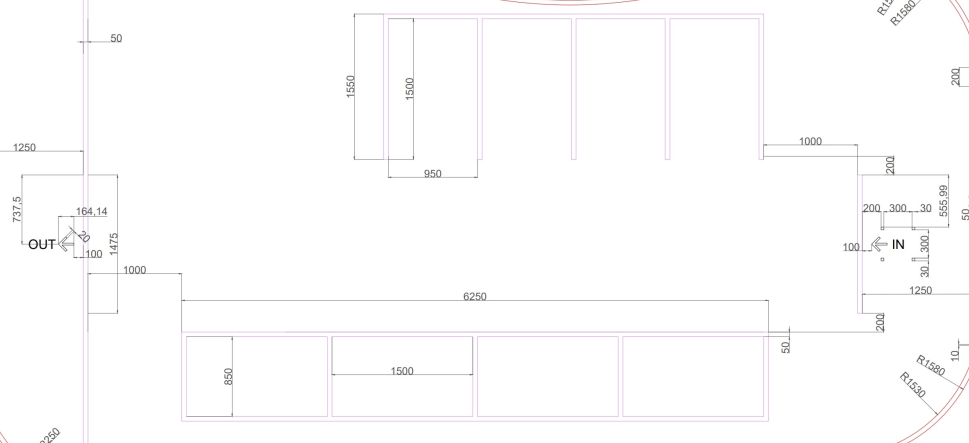
#> input picture convenient/parking_map/map_image.png, 969 x 443 px
$ python make_parking_map.py map_image.png out.png
#> lines starting #> are read from the running program, lines starting #| are printed output that depends on the picture; after the words box and inside, x2 and y2 are one past the last pixel; in counts of white or black regions, pixels touching at a corner belong together
#!/usr/bin/env python3
import os
import sys
import yaml
import math
import cv2
import numpy as np

WINDOW = "parking_map_builder"

STATE_ORIGIN = "origin"
STATE_SCALE_P1 = "scale_p1"
STATE_SCALE_P2 = "scale_p2"
STATE_LOT = "parking_lot"
STATE_IN_LINE_P1 = "in_line_p1"
STATE_IN_LINE_P2 = "in_line_p2"
STATE_SLOTS = "slots"
STATE_OUT_LINE_P1 = "out_line_p1"
STATE_OUT_LINE_P2 = "out_line_p2"

REQUIRED_SLOTS = 4


def dist(p1, p2):
    return float(np.hypot(p1[0] - p2[0], p1[1] - p2[1]))


# [33 lines left out: functions px_to_map, order_quad, quad_center, yaw_from_quad, not called in this run]


class Builder:
    def __init__(
        self,
        image_path: str,
        out_yaml: str = "parking_map.yaml",
        scale_mm: float = 1500.0,
        lot_w_mm: float = 4000.0,
        lot_h_mm: float = 1550.0,
        slot_w_mm: float = 1500.0,
        slot_h_mm: float = 950.0,
        top_margin_px: int = 180,
    ):
#> called with image_path = 'map_image.png', out_yaml = 'out.png', scale_mm = 1500, lot_w_mm = 4000, lot_h_mm = 1550, slot_w_mm = 1500, slot_h_mm = 950, top_margin_px = 180
        self.image_path = image_path
        self.out_yaml = out_yaml

        self.scale_mm = float(scale_mm)
        self.lot_w_mm = float(lot_w_mm)
        self.lot_h_mm = float(lot_h_mm)
        self.slot_w_mm = float(slot_w_mm)
        self.slot_h_mm = float(slot_h_mm)

        self.top_margin_px = int(top_margin_px)

        self.map_img0 = cv2.imread(image_path, cv2.IMREAD_COLOR)
#> self.map_img0 is the input picture: shape (443, 969, 3); mean B, G, R 253, 252.6, 253
        if self.map_img0 is None:
            raise FileNotFoundError(f"Cannot read image: {image_path}")

        self.reset_all()

    def reset_all(self):
        self.state = STATE_ORIGIN

        self.origin_uv = None

        self.scale_p1 = None
        self.scale_p2 = None
        self.m_per_px = None

        self.lot_pts_uv = []

        self.in_line_p1 = None
        self.in_line_p2 = None

        self.current_slot_pts = []
        self.slots = []
        self.slot_idx = 1

        self.out_line_p1 = None
        self.out_line_p2 = None

    def _make_canvas(self):
        h, w = self.map_img0.shape[:2]
#> h = 443; w = 969
        canvas = np.zeros((h + self.top_margin_px, w, 3), dtype=np.uint8)
        canvas[: self.top_margin_px, :] = (20, 20, 20)
        canvas[self.top_margin_px :, :] = self.map_img0
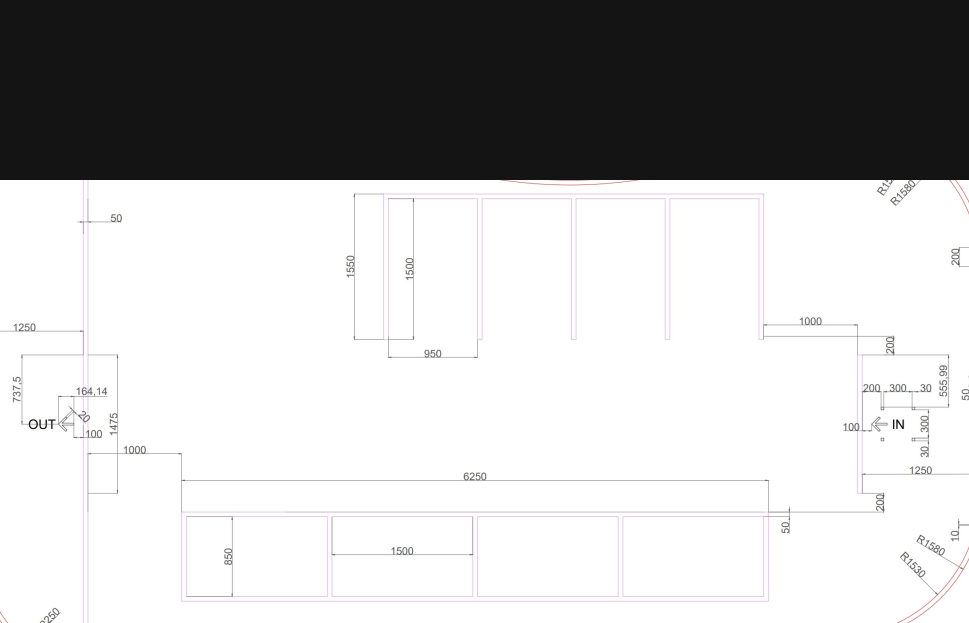
#> canvas: shape (623, 969, 3); mean B, G, R 185.7, 185.4, 185.7
        return canvas

    def _draw_text_in_margin(self, canvas, lines):
        x0 = 20
        y0 = 35
        dy = 28
        for i, line in enumerate(lines[:7]):
            y = y0 + i * dy
            cv2.putText(canvas, line, (x0, y), cv2.FONT_HERSHEY_SIMPLEX, 0.75, (30, 30, 30), 3, cv2.LINE_AA)
            cv2.putText(canvas, line, (x0, y), cv2.FONT_HERSHEY_SIMPLEX, 0.75, (240, 240, 240), 1, cv2.LINE_AA)
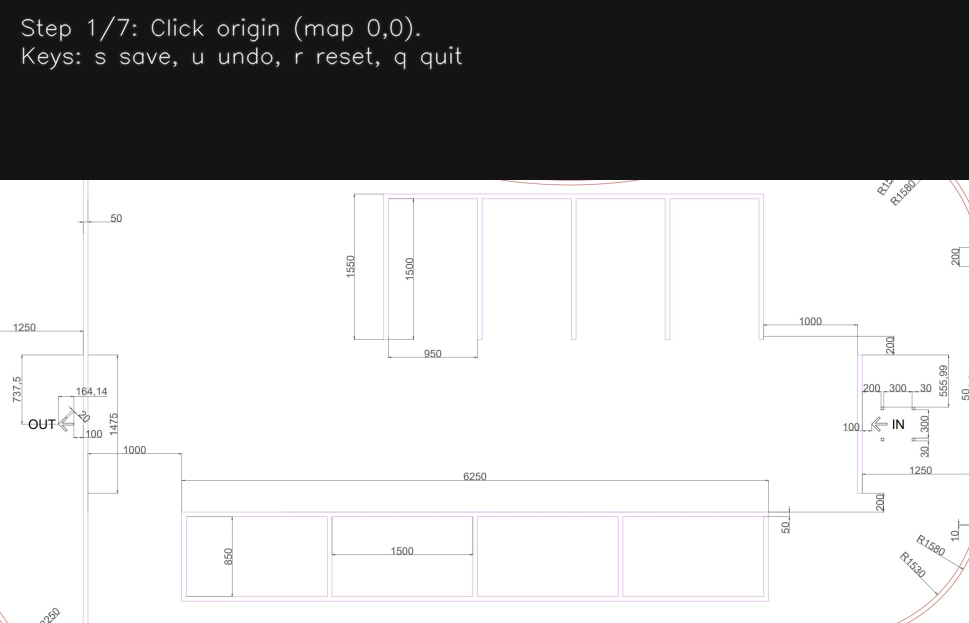
#> canvas: shape (623, 969, 3); 1.64% of pixels changed, all inside (x1, y1, x2, y2) = (20, 14, 464, 72)

    def _draw_point_uv(self, canvas, p_uv, color=(0, 255, 255), r=6):
        u, v = int(p_uv[0]), int(p_uv[1])
        cv2.circle(canvas, (u, v + self.top_margin_px), r, color, -1, cv2.LINE_AA)

    # [11 lines left out: functions _draw_line_uv, _draw_poly_uv, not called in this run]

    def _status_lines(self):
        lines = []
        if self.state == STATE_ORIGIN:
            lines.append("Step 1/7: Click origin (map 0,0).")
            lines.append("Keys: s save, u undo, r reset, q quit")
        elif self.state == STATE_SCALE_P1:
            lines.append(f"Step 2/7: Click scale point 1 for {int(self.scale_mm)}mm segment.")
            lines.append("Pick a segment labeled 1500mm.")
        elif self.state == STATE_SCALE_P2:
            lines.append("Step 2/7: Click scale point 2 (end of the same segment).")
        elif self.state == STATE_LOT:
            lines.append("Step 3/7: Click 4 corners of parking_lot.")
            lines.append(f"lot_size_mm: {int(self.lot_w_mm)} x {int(self.lot_h_mm)}")
        elif self.state == STATE_IN_LINE_P1:
            lines.append("Step 4/7: Click in_line point 1 (1500mm).")
        elif self.state == STATE_IN_LINE_P2:
            lines.append("Step 4/7: Click in_line point 2 (end).")
        elif self.state == STATE_SLOTS:
            remaining = REQUIRED_SLOTS - len(self.slots)
            lines.append(f"Step 5/7: Click 4 corners per slot. Need {remaining} more slot(s).")
            lines.append(f"slot_size_mm: {int(self.slot_w_mm)} x {int(self.slot_h_mm)}")
            lines.append("Keys: n cancel slot, u undo, r reset, s save")
        elif self.state == STATE_OUT_LINE_P1:
            lines.append("Step 6/7: Click out_line point 1 (1500mm).")
        elif self.state == STATE_OUT_LINE_P2:
            lines.append("Step 6/7: Click out_line point 2 (end).")
            lines.append("Step 7/7: Press 's' to save YAML.")
        else:
            lines.append("Unknown state.")

        if self.m_per_px is not None:
            lines.append(f"meters_per_pixel: {self.m_per_px:.6f}")

        return lines

    # [74 lines left out: function on_click, not called in this run]

    def cancel_current_slot(self):
        self.current_slot_pts = []

    # [136 lines left out: functions undo, save_yaml, not called in this run]

    def render(self):
        canvas = self._make_canvas()
        self._draw_text_in_margin(canvas, self._status_lines())

        if self.origin_uv is not None:
            self._draw_point_uv(canvas, self.origin_uv, (0, 165, 255), 8)

        if self.scale_p1 is not None:
            self._draw_point_uv(canvas, self.scale_p1, (0, 255, 0), 6)
        if self.scale_p2 is not None:
            self._draw_point_uv(canvas, self.scale_p2, (0, 255, 0), 6)
            self._draw_line_uv(canvas, self.scale_p1, self.scale_p2, (0, 255, 0), 2)

        if self.lot_pts_uv:
            for p in self.lot_pts_uv:
                self._draw_point_uv(canvas, p, (255, 0, 255), 5)
            self._draw_poly_uv(canvas, self.lot_pts_uv, (255, 0, 255), 2)

        if self.in_line_p1 is not None:
            self._draw_point_uv(canvas, self.in_line_p1, (255, 255, 0), 6)
        if self.in_line_p2 is not None:
            self._draw_point_uv(canvas, self.in_line_p2, (255, 255, 0), 6)
            self._draw_line_uv(canvas, self.in_line_p1, self.in_line_p2, (255, 255, 0), 2)

        for s in self.slots:
            self._draw_poly_uv(canvas, s["corners_uv"], (255, 0, 255), 2)

        if self.current_slot_pts:
            for p in self.current_slot_pts:
                self._draw_point_uv(canvas, p, (255, 200, 0), 5)

        if self.out_line_p1 is not None:
            self._draw_point_uv(canvas, self.out_line_p1, (0, 0, 255), 6)
        if self.out_line_p2 is not None:
            self._draw_point_uv(canvas, self.out_line_p2, (0, 0, 255), 6)
            self._draw_line_uv(canvas, self.out_line_p1, self.out_line_p2, (0, 0, 255), 2)

        cv2.imshow(WINDOW, canvas)


# [4 lines left out: function mouse_cb, not called in this run]


def main():
    if len(sys.argv) < 2:
        print("Usage: python3 make_parking_map.py <map_image.png> [out_yaml]")
        sys.exit(1)

    image_path = sys.argv[1]
    out_yaml = sys.argv[2] if len(sys.argv) >= 3 else "parking_map.yaml"

    b = Builder(
        image_path=image_path,
        out_yaml=out_yaml,
        scale_mm=1500.0,
        lot_w_mm=4000.0,
        lot_h_mm=1550.0,
        slot_w_mm=1500.0,
        slot_h_mm=950.0,
        top_margin_px=180,
    )

    cv2.namedWindow(WINDOW, cv2.WINDOW_NORMAL)
    cv2.setMouseCallback(WINDOW, mouse_cb, b)

    while True:
        b.render()
        k = cv2.waitKey(20) & 0xFF
#> (key q is pressed here)

        if k == ord("q") or k == 27:
            break
        if k == ord("u"):
            b.undo()
        if k == ord("r"):
            b.reset_all()
        if k == ord("n"):
            b.cancel_current_slot()
        if k == ord("s"):
            b.save_yaml()

    cv2.destroyAllWindows()


if __name__ == "__main__":
    main()
